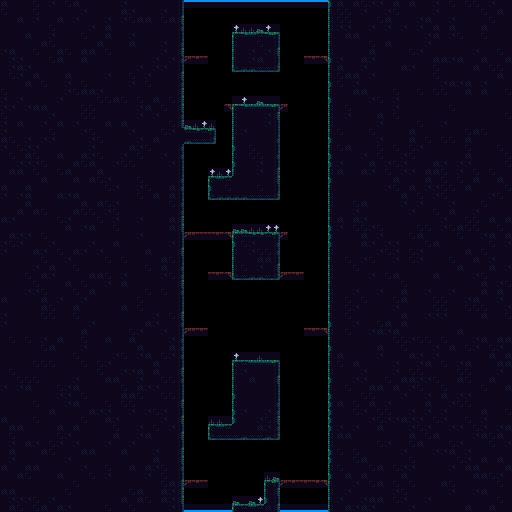

This is a level from a 2D game, rendered from its Tiled map with the project's own tilesets. A one-line summary and the map file follow, with tile-layer data summarised:
An orthogonal 64x64 tile map with 8x8 px tiles, 2 tile layers (Background, Walls) and 5 objects (2x south, 2x north, item).

<map version="1.10" tiledversion="1.11.0" orientation="orthogonal" renderorder="right-down" width="64" height="64" tilewidth="8" tileheight="8" infinite="0" nextlayerid="7" nextobjectid="20">
 <tileset firstgid="1" name="tiles" tilewidth="8" tileheight="8" tilecount="504" columns="24">
  <image source="../Tilesets/tiles.png" width="192" height="168" />
  <tile id="50" probability="0.3" />
  <tile id="51" probability="0.3" />
  <tile id="52" probability="0.3" />
  <tile id="65">
   <properties>
    <property name="nez:isOneWayPlatform" value="true" />
   </properties>
  </tile>
  <tile id="66">
   <properties>
    <property name="nez:isOneWayPlatform" value="true" />
   </properties>
  </tile>
  <tile id="67">
   <properties>
    <property name="nez:isOneWayPlatform" value="true" />
   </properties>
  </tile>
  <tile id="68">
   <properties>
    <property name="nez:isOneWayPlatform" value="true" />
   </properties>
  </tile>
  <tile id="69">
   <properties>
    <property name="nez:isOneWayPlatform" value="true" />
   </properties>
  </tile>
  <wangsets>
   <wangset name="Mixed Set" type="mixed" tile="-1">
    <wangcolor name="Dirt" color="#ff0000" tile="-1" probability="1" />
    <wangtile tileid="25" wangid="1,1,0,0,0,1,1,1" />
    <wangtile tileid="26" wangid="1,1,0,0,0,0,0,1" />
    <wangtile tileid="27" wangid="1,1,0,0,0,0,0,1" />
    <wangtile tileid="28" wangid="1,1,0,0,0,0,0,1" />
    <wangtile tileid="29" wangid="1,1,1,1,0,0,0,1" />
    <wangtile tileid="49" wangid="0,0,0,0,0,1,1,1" />
    <wangtile tileid="53" wangid="0,1,1,1,0,0,0,0" />
    <wangtile tileid="73" wangid="0,0,0,0,0,1,1,1" />
    <wangtile tileid="77" wangid="0,1,1,1,0,0,0,0" />
    <wangtile tileid="97" wangid="0,0,0,0,0,1,1,1" />
    <wangtile tileid="101" wangid="0,1,1,1,0,0,0,0" />
    <wangtile tileid="121" wangid="0,0,0,1,1,1,1,1" />
    <wangtile tileid="122" wangid="0,0,0,1,1,1,0,0" />
    <wangtile tileid="123" wangid="0,0,0,1,1,1,0,0" />
    <wangtile tileid="124" wangid="0,0,0,1,1,1,0,0" />
    <wangtile tileid="125" wangid="0,1,1,1,1,1,0,0" />
   </wangset>
  </wangsets>
 </tileset>
 <layer id="2" name="Background" width="64" height="64">
  <data>[4096 cells, 70 non-empty, 7 distinct tile ids]</data>
 </layer>
 <layer id="1" name="Walls" width="64" height="64">
  <data>[4096 cells, 3213 non-empty, 30 distinct tile ids]</data>
 </layer>
 <objectgroup color="#00ff00" id="3" name="SpawnPoints">
  <object id="1" name="south" x="248" y="496">
   <point />
  </object>
  <object id="4" name="north" x="256" y="24">
   <point />
  </object>
  <object id="5" name="item" x="256" y="224">
   <point />
  </object>
 </objectgroup>
 <objectgroup color="#0055ff" id="5" name="Teleporters">
  <object id="14" name="north" x="184" y="0" width="144" height="1.54545" />
  <object id="16" name="south" x="184" y="510.272" width="48" height="1.72802" />
 </objectgroup>
 <objectgroup color="#ff0000" id="6" name="DangerZones" />
</map>
